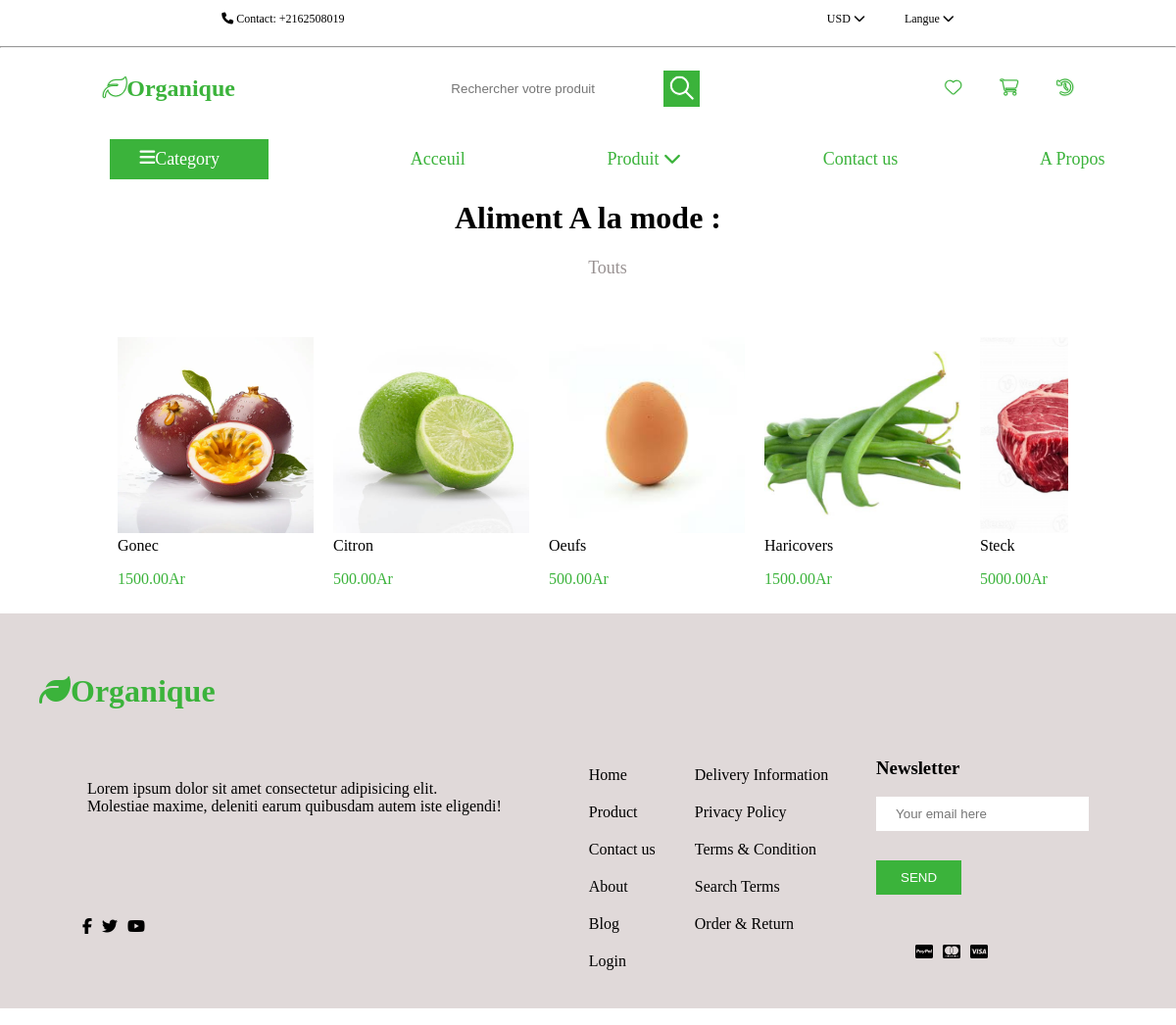
Screenshot of /products/ with the database file from the repository.
### mediamodels/models.py (models this page shows, shortened)
class Product(models.Model):
    poster = models.ForeignKey(User, on_delete=models.CASCADE)
    name = models.CharField(max_length=50, blank=False)
    desctptions = models.CharField(max_length=200)
    img = models.ImageField(upload_to="Items", blank=False)
    category = models.ForeignKey(Category, related_name="kinds", on_delete=models.CASCADE)
    price = models.DecimalField(max_digits=2000, blank=False, null=False, decimal_places=2)
    discount = models.DecimalField(max_digits=2000, blank=True, null=True, decimal_places=2)
    created = models.DateTimeField(auto_now_add=True)
    still_available = models.BooleanField(default=True)
    filters = models.ManyToManyField(ProductsFilter, related_name="filter", blank=True)
    likes = models.ManyToManyField(User, related_name="likes", blank=True)
    class Meta:
        ordering = ['created']
    def was_published_recently(self):
        now = timezone.now()
        return now - datetime.timedelta(days=1) <= self.created <= now

### organiqueFood/views.py (the view, shortened to what this page needs)
# urls.py: path("products/", organique_views.AllProducts, name="all-product"),
def AllProducts(request):
    filters = ProductsFilter.objects.all()
    products = Product.objects.all().order_by("discount")
    ctx = {
        "products": products
    }
    return render(request, "organiqueFood/all_products.html", ctx)

### mediamodels/models.py (called while the page is built)
    def __str__(self):
        return self.name

### organiqueFood/templates/organiqueFood/all_products.html (shortened to what this page needs)
{% extends "base.html" %}
{% load static %}
{% block content %}
<div class="product-filter">
    {% if searched %}
            <h1>{{ searched_count }} Résult found for : "{{ searched }}"</h1>
        {% else %}
            <h1>Aliment A la mode : </h1>
    {% endif %}
    <ul class="filters">
        <li><a href="{% url "all-product" %}">Touts</a></li>
    </ul>
</div>
<div class="product-container">
    {% if searched %}
        {% for product in products %}
        <div class="product" id="{{ product.category }}">
            {% if product.was_published_recently %}
                <p class="product-badge">New</p>
            {% endif %}
            <div class="product-img">
                <img src="{{ product.img.url }}" alt="{{ product.name }}">
            </div>
            <ul class="choices">
                <li>
                    <a href="{% url "view-product" product.id %}"><i class="fa fa-search"></i></a>
                </li>
                <li><i class="fa fa-heart"></i></li>
                <li><i class="fa fa-shopping-cart"></i></li>
            </ul>
            <span class="product-name">{{ product.name }}</span>
            <p class="price">{{ product.price }}Ar {% if product.discount > 1 %}<del class="discount">{{ product.discount }}</del>{% endif %}</p>
        </div>
        {% endfor %}
    {% else %}
        {% for product in products %}
        <div class="product" id="{{ product.id }}" data-id="{{ product.category }}">
                <div class="product-img">
                    <img src="{{ product.img.url }}" alt="{{ product.name }}">
                </div>
                <span class="product-name">{{ product.name }}</span>
                <p class="price">{{ product.price }}Ar {% if product.discount > 1 %}<del class="discount">{{ product.discount}}</del>{% endif %}</p>
            </div>
        {% endfor %}
    {% endif %}
</div>
{% endblock content %}

### templates/base.html (shortened to what this page needs)
<!DOCTYPE html>
{% load static %}
<html lang="en">
<head>
    <link rel="stylesheet" href="{% static "css/fontawesome-free-6.7.2-web/css/all.css" %}">
    <link rel="stylesheet" href="{% static "css/style.css" %}">
    {% block style %}<link rel="stylesheet" href="{% static "css/mediaquery.css" %}">{% endblock style %}
</head>
<body>
    {% include "navbar.html" %}
    {% block content %}
    {% endblock content %}
    {% include "footer.html" %}
</body>
</html>

### templates/navbar.html (shortened to what this page needs)
<nav>
    <div class="top-nav">
        <div class="contact">
            <span><i class="fa fa-phone"></i> Contact: +2162508019</span>
        </div>
        <ul>
            <li>USD <i class="fa fa-chevron-down"></i></li>
            <li>Langue <i class="fa fa-chevron-down"></i></li>
        </ul>
    </div>
    <hr>
    <div class="midle-nav">
        <div class="logo">
            <h1><a href="/"><i class="fa fa-leaf"></i>Organique</a></h1>
        </div>
        <form action="{% url "all-product" %}" method="post" id="search-bar">
            <input type="search" name="searched" placeholder="Rechercher votre produit" class="search-bar" id="search-bar">
            <i class="fa fa-search"></i>
        </form>
        <ul>
            <li id="liked-container">
                <i class="fa fa-heart"></i>
            </li>
            <li>
                <i class="fa fa-shopping-cart"></i>
            </li>
            <li>
                <i class="fa fa-history"></i>
            </li>
        </ul>
    </div>
    <ul class="bottom-nav">
        <li class="category-btn"><i class="fas fa-bars"></i> Category</li>
        <li><a href="/" class="home">Acceuil</a></li>
        <li class="produit">Produit <i class="fa fa-chevron-down"></i></li>
        <li><a href="#" class="contact">Contact us</a></li>
        <li><a href="#" class="about">A Propos</a></li>
    </ul>
</nav>

### templates/footer.html
<footer>
    <div class="logo">
        <h1><a href="/"><i class="fa fa-leaf"></i>Organique</a></h1>
    </div>
    <div class="footer-content">
        <div class="about-us">
            <p class="info">
                Lorem ipsum dolor sit amet consectetur adipisicing elit. <br>
                Molestiae maxime, deleniti earum quibusdam
                autem iste eligendi!
            </p>
            <ul class="icons">
                <li><i class="fab fa-facebook-f"></i></li>
                <li><i class="fab fa-twitter"></i></li>
                <li><i class="fab fa-youtube"></i></li>
            </ul>
        </div>
        <div class="footer-links">
            <ul>
                <li><a href="/">Home</a></li>
                <li><a href="{% url "all-product" %}">Product</a></li>
                <li><a href="#">Contact us</a></li>
                <li><a href="#">About</a></li>
                <li><a href="#">Blog</a></li>
                {% if user.is_authenticated %}
                <li><a href="{% url "user-logout" %}">Lougout</a></li>
                {% else %}
                <li><a href="{% url "user-login" %}">Login</a></li>
                {% endif %}
            </ul>
            <ul>
                <li><a href="#">Delivery Information</a></li>
                <li><a href="#">Privacy Policy</a></li>
                <li><a href="#">Terms & Condition</a></li>
                <li><a href="#">Search Terms</a></li>
                <li><a href="#">Order & Return</a></li>
            </ul>
        </div>
        <div class="news-letter">
            <h3>Newsletter</h3>
            <div class="email-field">
                <input type="email" name="email" id="email" class="email-bar" placeholder="Your email here"><br>
                <input type="submit" value="SEND" class="send-btn">
            </div>
            <div class="payment-method">
                <ul class="icons">
                    <li><i class="fab fa-cc-paypal"></i></li>
                    <li><i class="fab fa-cc-mastercard"></i></li>
                    <li><i class="fab fa-cc-visa"></i></li>
                </ul>
            </div>
        </div>
    </div>
</footer>

### organiqueFood/static/css/style.css (style rules this page uses)
body { margin: 0; padding: 0; }
:root { --GREEN: rgb(59, 179, 59); --GREY: rgb(153, 146, 146); }
a { text-decoration: none; }
.top-nav { display: flex; justify-content: space-around; align-items: center; font-size: 12px; }
.top-nav ul { display: flex; list-style: none; gap: 40px; }
.midle-nav { display: flex; justify-content: space-around; align-items: center; }
.midle-nav .logo a { color: var(--GREEN); text-decoration: none; }
.midle-nav form { display: flex; align-items: center; justify-content: center; }
.midle-nav .search-bar { padding: 10px 40px 10px 10px; border: none; }
.midle-nav .fa-search { background-color: var(--GREEN); font-size: 25px; padding: 6px; color: white; }
.midle-nav .fa { color: white; text-shadow: 0 0 1px var(--GREEN), 0 0 2px var(--GREEN); -webkit-text-stroke: 1px var(--GREEN); }
.midle-nav ul { display: flex; list-style: none; gap: 40px; }
.bottom-nav { display: flex; justify-content: space-around; list-style: none; font-size: large; align-items: center; }
.bottom-nav .category-btn { background-color: var(--GREEN); padding: 10px 50px 10px 30px; color: white; }
.bottom-nav a, .bottom-nav .produit { color: var(--GREEN); }
.price { color: var(--GREEN); }
.product-filter { text-align: center; margin-bottom: 50px; }
.product-filter .filters { display: flex; justify-content: center; list-style: none; gap: 50px; font-size: large; }
.product-filter .filters a { color: var(--GREY); transition: 1s; }
.product-container { display: grid; justify-content: center; align-items: center; width: fit-content; margin: auto; grid-template-columns: repeat(4, 2fr); grid-template-rows: repeat(2, 1fr); grid-gap: 40px; }
.product-container .product { position: relative; width: fit-content; min-width: 200px; }
.product-container .product .product-img img { max-width: 200px; }
footer { padding: 40px; background: rgb(224, 217, 217); }
footer .logo h1 a { color: var(--GREEN); }
footer ul { list-style: none; }
.footer-content { display: flex; justify-content: space-evenly; align-items: center; }
.footer-content .about-us .icons { margin-left: -45px; margin-top: 25%; }
.footer-content .footer-links { display: flex; }
.footer-content .footer-links ul li { margin-top: 20px; }
.footer-content .footer-links ul a { color: black; }
.footer-content .email-bar { padding: 10px 20px; margin-bottom: 5px; border: var(--GREEN); }
.footer-content .send-btn { padding: 10px 25px; color: white; background: var(--GREEN); border: none; margin-top: 25px; }
footer .icons { display: flex; gap: 10px; }
footer .payment-method .icons { margin-top: 50px; }

### organiqueFood/static/css/mediaquery.css (style rules this page uses)
@media (max-width: 1200px) { .category-btn { display: flex; justify-content: space-between; padding: 10px; } }
@media (max-width: 1200px) { .product-container { display: flex; margin: auto; flex-wrap: nowrap; overflow-x: auto; justify-content: flex-start; align-items: center; gap: 20px; padding: 10px; width: 80%; white-space: nowrap; } }
@media (max-width: 1200px) { .product-container>* { flex: 0 0 auto; min-width: 250px; } }

### rows the page displays
Product: img (picture), name "Gonec", price "1500.00"
Product: img (picture), name "Citron", price "500.00"
Product: img (picture), name "Oeufs", price "500.00"
Product: img (picture), name "Haricovers", price "1500.00"
Product: img (picture), name "Steck", price "5000.00"
